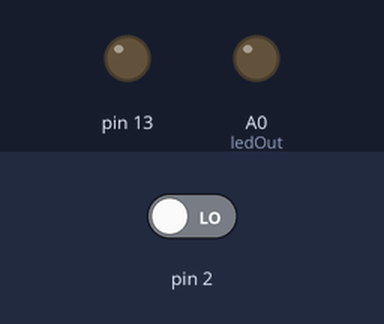
Recording of a sketch running on a simulated Arduino Uno, built with avr-gcc and run on an emulated ATmega328P. Parts: output pins drawn as LEDs (lit = HIGH). Inputs (shaded band) come from the test bench; at power-on: pin 2 LOW.

Above: at 1.2 s.
1.3 s: pin 2 driven HIGH
At 2.0 s:
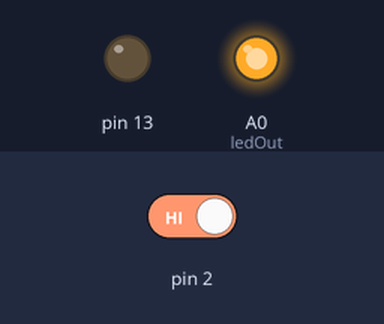
4.4 s: pin 2 driven LOW
At 5.5 s:
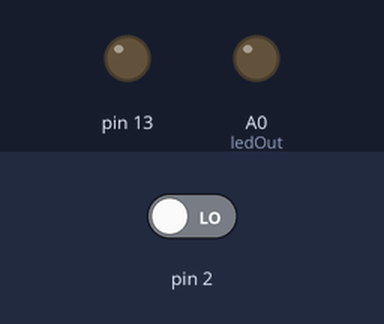
Timing chart, 0 to 7.4 s (numbered marks = the images above; inputs shaded):
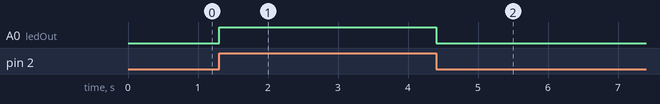

Measured:
- after the input at 1.3 s, A0 (ledOut): LOW → HIGH at once
- after the input at 4.4 s, A0 (ledOut): HIGH → LOW at once

The sketch:

ver00.1.ino
```cpp
//Tager: 1. if 'water pole'has pluged in,open switch when recived a char "openSwitch"; 2. Setup watchdog when overtime.

//#include <EEPROM.h>
//#define EEPROM_write(address, p) {int i = 0; byte *pp = (byte*)&(p);for(; i < sizeof(p); i++) EEPROM.write(address+i, pp[i]);}
//#define EEPROM_read(address, p)  {int i = 0; byte *pp = (byte*)&(p);for(; i < sizeof(p); i++) pp[i]=EEPROM.read(address+i);}

// 定义一个包含char[] 等各种类别的 config_type 结构
/*
struct config_type
{
  String md5;
};
*/

//设备ID 设置成静态是为了初始化以后就不改变。
// static String ID ;

int pbIn = 0;                  // 定义中断引脚为0，也就是D2引脚
int ledOut = A0;                // 定义输出指示灯引脚
volatile int state = LOW;      // 定义默认输入状态

volatile int switchState = LOW;    //控制阀门开关，当0时，阀门打开; -1时,阀门关闭

int comtemp; //定义一个变量来存储串口收到的数据。
String comdata = "";
String endCode = "openSwitch";

void setup() {
  // put your setup code here, to run once:
  Serial.begin(9600);
  pinMode(13, OUTPUT);  //水阀控制开关。
  pinMode(12,INPUT);  //如果取水杆查好，有信号输入。

  /*  从EEPROM地址0开始读取，结果存储在config_readback,读取设备ID。
  config_type config_readback;
  EEPROM_read(0, config_readback);
  ID = (String)config_readback.md5;
*/

  // 置ledOut引脚为输出状态
  pinMode(ledOut, OUTPUT);
 // 监视中断输入引脚的变化
  attachInterrupt(pbIn, stateChange, CHANGE);
}

void loop() {

   if (Serial.available()>0)
  {

    comdata += char(Serial.read());
    delay(2);
    Serial.println(comdata);
  if (comdata.endsWith(endCode))
    {
     comdata = "";
      openSwitch();
    }
  }
  delay(100);
}

void openSwitch(){
    digitalWrite(13, HIGH);   //Open switch.
    delay(5000);
    digitalWrite(13, LOW);    //Close switch.
    delay(500);
}

//中断响应(need change)
 void stateChange()
{
  state = !state;
  digitalWrite(ledOut, state);
}

/* 设置设备的ID
unsigned long getID(){
 char inChar = 0;
 int bitCounts = 0; //数据位数结果
 unsigned long result = 0; //结果
  // Read serial input:
  if (Serial.available() > 0) {
    inChar = Serial.read();
    delay(2);
//    if('\n' == inchar){
      return result;
//  }
    if (isDigit(inChar)) {
    // convert the incoming byte to a char
    // and add it to the string:
    comdata += (char)inChar;
  }else{
    Serial.flush();
    return -1;
  }

  }
}
*/
```
